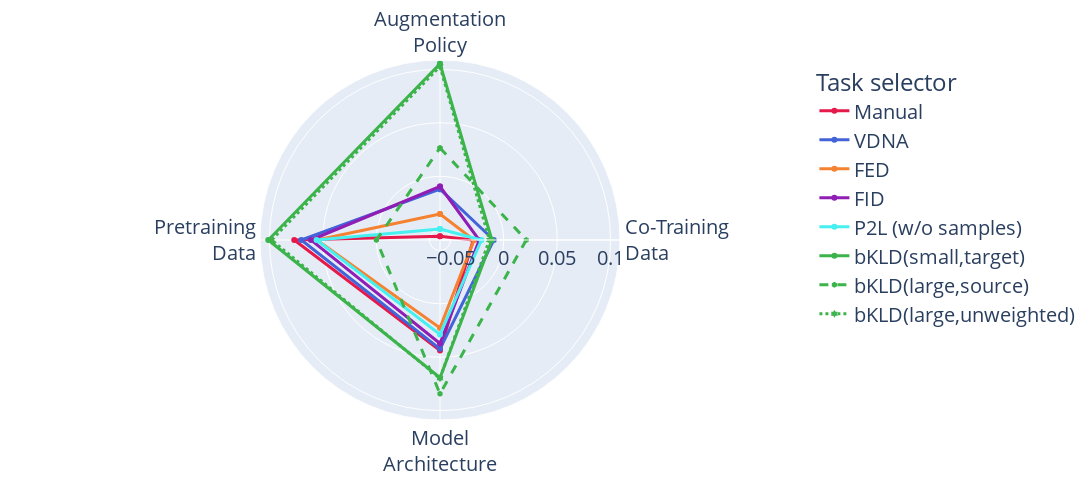

Notebook code cell kept with this figure:
### Code cell
get_spider_plot(comp_distances, meta_names=('weightedtau',))

### Figure 1 — Plotly figure (JSON) as saved in the notebook; plotly's stock layout.template omitted (floating-point values rounded to 4 significant figures)
{"data": [{"hovertemplate": "Task selector=Manual<br>score=%{r}<br>theta=%{theta}<extra></extra>", "legendgroup": "Manual", "line": {"color": "rgb(230, 25, 75)", "dash": "solid", "width": 3}, "marker": {"symbol": "circle"}, "mode": "lines+markers", "name": "Manual", "r": [-0.05634, -0.0287, 0.04357, 0.07673, -0.05634], "showlegend": true, "subplot": "polar", "theta": ["Augmentation<br>Policy", "Co-Training<br>Data", "Model<br>Architecture", "Pretraining<br>Data", "Augmentation<br>Policy"], "type": "scatterpolar"}, {"hovertemplate": "Task selector=VDNA<br>score=%{r}<br>theta=%{theta}<extra></extra>", "legendgroup": "VDNA", "line": {"color": "rgb(67, 99, 216)", "dash": "solid", "width": 3}, "marker": {"symbol": "circle"}, "mode": "lines+markers", "name": "VDNA", "r": [-0.0122, -0.009478, 0.04212, 0.07005, -0.0122], "showlegend": true, "subplot": "polar", "theta": ["Augmentation<br>Policy", "Co-Training<br>Data", "Model<br>Architecture", "Pretraining<br>Data", "Augmentation<br>Policy"], "type": "scatterpolar"}, {"hovertemplate": "Task selector=FED<br>score=%{r}<br>theta=%{theta}<extra></extra>", "legendgroup": "FED", "line": {"color": "rgb(245, 130, 49)", "dash": "solid", "width": 3}, "marker": {"symbol": "circle"}, "mode": "lines+markers", "name": "FED", "r": [-0.03547, -0.02793, 0.02252, 0.05549, -0.03547], "showlegend": true, "subplot": "polar", "theta": ["Augmentation<br>Policy", "Co-Training<br>Data", "Model<br>Architecture", "Pretraining<br>Data", "Augmentation<br>Policy"], "type": "scatterpolar"}, {"hovertemplate": "Task selector=FID<br>score=%{r}<br>theta=%{theta}<extra></extra>", "legendgroup": "FID", "line": {"color": "rgb(145, 30, 180)", "dash": "solid", "width": 3}, "marker": {"symbol": "circle"}, "mode": "lines+markers", "name": "FID", "r": [-0.009736, -0.02309, 0.03708, 0.0611, -0.009736], "showlegend": true, "subplot": "polar", "theta": ["Augmentation<br>Policy", "Co-Training<br>Data", "Model<br>Architecture", "Pretraining<br>Data", "Augmentation<br>Policy"], "type": "scatterpolar"}, {"hovertemplate": "Task selector=P2L (w/o samples)<br>score=%{r}<br>theta=%{theta}<extra></extra>", "legendgroup": "P2L (w/o samples)", "line": {"color": "rgb(70, 240, 240)", "dash": "solid", "width": 3}, "marker": {"symbol": "circle"}, "mode": "lines+markers", "name": "P2L (w/o samples)", "r": [-0.04958, -0.02101, 0.0286, 0.05582, -0.04958], "showlegend": true, "subplot": "polar", "theta": ["Augmentation<br>Policy", "Co-Training<br>Data", "Model<br>Architecture", "Pretraining<br>Data", "Augmentation<br>Policy"], "type": "scatterpolar"}, {"hovertemplate": "Task selector=bKLD(small,target)<br>score=%{r}<br>theta=%{theta}<extra></extra>", "legendgroup": "bKLD(small,target)", "line": {"color": "rgb(60, 180, 75)", "dash": "solid", "width": 3}, "marker": {"symbol": "circle"}, "mode": "lines+markers", "name": "bKLD(small,target)", "r": [0.1053, -0.0112, 0.06924, 0.101, 0.1053], "showlegend": true, "subplot": "polar", "theta": ["Augmentation<br>Policy", "Co-Training<br>Data", "Model<br>Architecture", "Pretraining<br>Data", "Augmentation<br>Policy"], "type": "scatterpolar"}, {"hovertemplate": "Task selector=bKLD(large,source)<br>score=%{r}<br>theta=%{theta}<extra></extra>", "legendgroup": "bKLD(large,source)", "line": {"color": "rgb(60, 180, 75)", "dash": "dash", "width": 3}, "marker": {"symbol": "hexagon"}, "mode": "lines+markers", "name": "bKLD(large,source)", "r": [0.02634, 0.02098, 0.08429, -0.0002494, 0.02634], "showlegend": true, "subplot": "polar", "theta": ["Augmentation<br>Policy", "Co-Training<br>Data", "Model<br>Architecture", "Pretraining<br>Data", "Augmentation<br>Policy"], "type": "scatterpolar"}, {"hovertemplate": "Task selector=bKLD(large,unweighted)<br>score=%{r}<br>theta=%{theta}<extra></extra>", "legendgroup": "bKLD(large,unweighted)", "line": {"color": "rgb(60, 180, 75)", "dash": "dot", "width": 3}, "marker": {"symbol": "hexagram"}, "mode": "lines+markers", "name": "bKLD(large,unweighted)", "r": [0.1028, -0.01354, 0.06981, 0.09799, 0.1028], "showlegend": true, "subplot": "polar", "theta": ["Augmentation<br>Policy", "Co-Training<br>Data", "Model<br>Architecture", "Pretraining<br>Data", "Augmentation<br>Policy"], "type": "scatterpolar"}], "layout": {"polar": {"domain": {"x": [0.0, 1.0], "y": [0.0, 1.0]}, "angularaxis": {"direction": "clockwise", "rotation": 90, "categoryorder": "array", "categoryarray": ["Augmentation<br>Policy", "Co-Training<br>Data", "Model<br>Architecture", "Pretraining<br>Data"]}, "radialaxis": {"nticks": 5}}, "legend": {"title": {"text": "Task selector"}, "tracegroupgap": 0}, "margin": {"t": 60}, "height": 500, "width": 1200, "font": {"size": 20}}}
